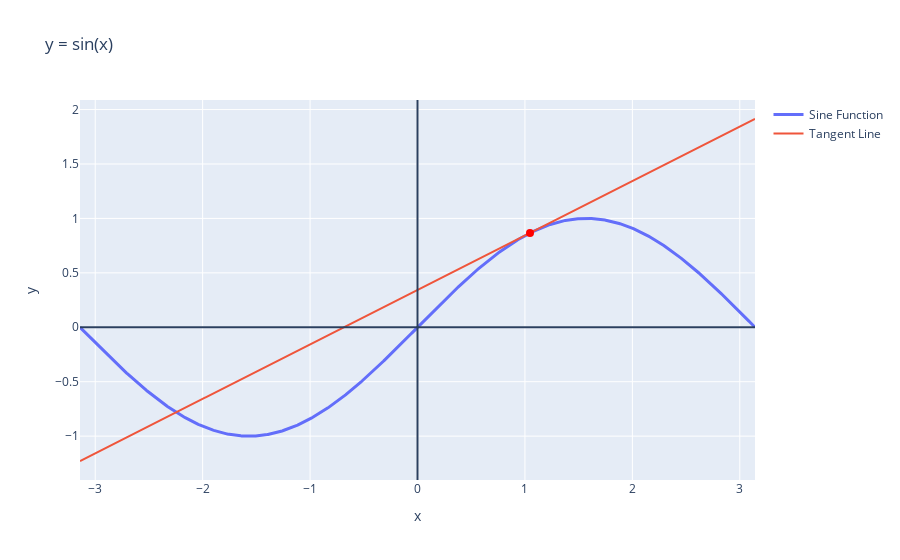

This figure's notebook cell:
### Markdown cell above
# Derivative

The linear function

$$
    f(x) = ax + b
$$

is nice and simple, and its graph is a straight line. Using **differentiation** and **differentials** one can in some way reduce any **smooth** function to a linear one!


<!--
## Derivative

В курсе матанализа изучаются произвольные функции действительного аргумента,
однако, на практике в целом и в машинном обучении в частности обычно встречаются **дифференцируемые** (**гладкие**) функции, локально «похожие» на простую и понятную линейную функцию. «Малому приращению» $h=\Delta x$ аргумента гладкой функции $f$ соответствует «малое приращение» $\Delta f = f(x+h) - f(x)$ её значения, приблизительно пропорциональное $h$: $f(x+h) - f(x) \approx L(x)h$. Более формально, функция $f\colon \mathbb R \to\mathbb R$ дифференцируема в точке $x$, если 

$$
f(x + h) - f(x) = L(x)h + o(h), \quad \text{ где } L(x) = \lim\limits_{h\to 0} \frac{f(x+h)-f(x)}h =: f'(x)
$$

— **производная** функции $f$ в точке $x$. Геометрически это означает, что график функции $y=f(x)$ имеет касательную в точке $(x, f(x))$.

```{image} https://sites.millersville.edu/bikenaga/calculus1/derivatives/derivatives4.png
:align: center
```

-->

### Code cell
import numpy as np
import plotly.graph_objects as go

# Define the sine function and its derivative (tangent line)
def sine_function(x):
    return np.sin(x)

def tangent_line(x, x0):
    slope = np.cos(x0)  # Derivative of the sine function
    return slope * (x - x0) + np.sin(x0)

# Generate x values
x_values = np.linspace(-np.pi, np.pi, 1000)

# Choose a point where you want to find the tangent line
point_of_interest = np.pi / 3

# Generate y values for sine function and tangent line
y_sine = sine_function(x_values)
y_tangent = tangent_line(x_values, point_of_interest)

# Create the plot
fig = go.Figure()

# Plot the sine function
fig.add_trace(go.Scatter(x=x_values, y=y_sine, mode='lines', name='Sine Function',  line=dict(width=3)))

# Plot the tangent line
fig.add_trace(go.Scatter(x=x_values, y=y_tangent, mode='lines', name='Tangent Line',  line=dict(width=2)))

# Highlight the point of interest
fig.add_trace(go.Scatter(x=[point_of_interest], y=[sine_function(point_of_interest)],
                         mode='markers', marker=dict(size=8, color='red'), name='point'))

fig.add_hline(y=0)
fig.add_vline(x=0)

for trace in fig['data']: 
    if trace['name'] == 'point':
        trace['showlegend'] = False


# Add labels and title
fig.update_layout(title='y = sin(x)',
                  xaxis_title='x',
                  yaxis_title='y')

# Show the plot
fig.show()

### Figure 1 — Plotly figure (JSON) as saved in the notebook; plotly's stock layout.template omitted (floating-point values rounded to 4 significant figures; data arrays with more than 128 entries replaced by an {"elided": "..."} marker saying what was removed)
{"data": [{"line": {"width": 3}, "mode": "lines", "name": "Sine Function", "type": "scatter", "x": {"elided": "1000 float values"}, "y": {"elided": "1000 float values"}}, {"line": {"width": 2}, "mode": "lines", "name": "Tangent Line", "type": "scatter", "x": {"elided": "1000 float values"}, "y": {"elided": "1000 float values"}}, {"marker": {"color": "red", "size": 8}, "mode": "markers", "name": "point", "showlegend": false, "type": "scatter", "x": [1.047], "y": [0.866]}], "layout": {"shapes": [{"type": "line", "x0": 0, "x1": 1, "xref": "x domain", "y0": 0, "y1": 0, "yref": "y"}, {"type": "line", "x0": 0, "x1": 0, "xref": "x", "y0": 0, "y1": 1, "yref": "y domain"}], "title": {"text": "y = sin(x)"}, "xaxis": {"title": {"text": "x"}}, "yaxis": {"title": {"text": "y"}}}}
